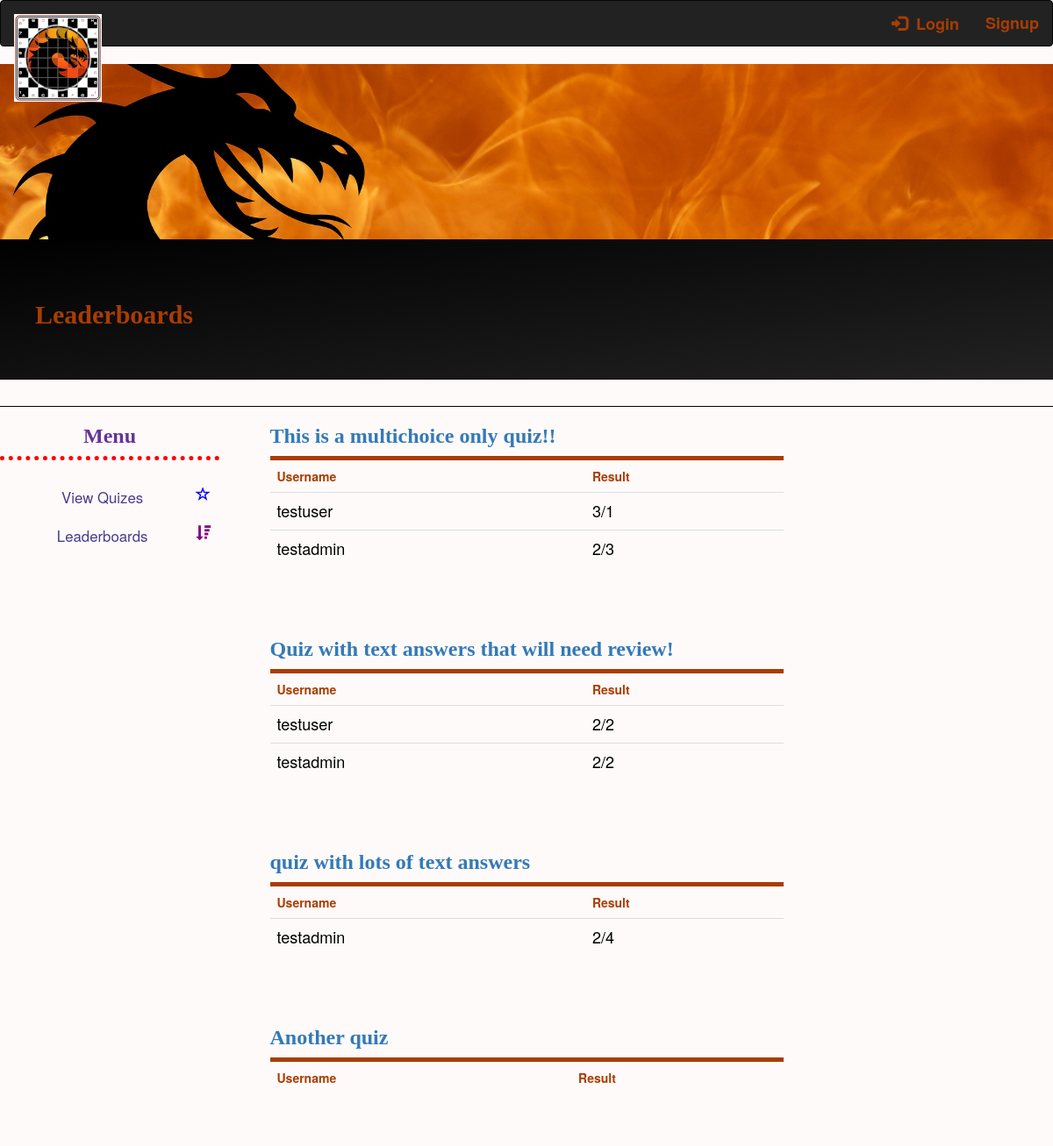
The app's page /view_ladder with its own data.
### app/models.py (models this page shows, shortened)
class Qset(db.Model):
    id = db.Column(db.Integer, primary_key=True)
    title = db.Column(db.String(128))
    is_active = db.Column(db.Boolean)

class User(UserMixin, db.Model):
    id = db.Column(db.Integer, primary_key=True)
    username = db.Column(db.String(64), index=True, unique=True)
    first_name = db.Column(db.String(64))
    last_name = db.Column(db.String(64))
    email = db.Column(db.String(120), index=True, unique=True)
    about_me = db.Column(db.String(140))
    last_seen = db.Column(db.DateTime, default=datetime.utcnow)
    password_hash = db.Column(db.String(128))
    image_file = db.Column(db.String(128))
    is_admin = db.Column(db.Boolean, index=True)
    is_active = db.Column(db.Boolean, index=True)

### app/routes.py (the view)
@app.route('/view_ladder')
def view_ladder():
    exists = False
    leaderboard_dict_lst = []
    all_users = User.query.all()
    for user in all_users:
        username = user.username
        qset_id, quiz, mark, mark_outof, pending, attempt_ids, timestamp = helper_get_results(user.id)
        user_mark_dict = helper_get_topmark(qset_id, mark, mark_outof, pending)
        for user_mark in user_mark_dict:
            for check in leaderboard_dict_lst:
                if check.get("qset_id") == user_mark.get("qset_id"):
                    exists = True
                    if check.get("top_mark") < user_mark.get("top_mark"):
                        check["user"] = username
                        check["mark"] = user_mark.get("top_mark")
                        check["out_of"] = user_mark.get("mark_outof")
            if not exists or check.get("top_mark") == user_mark.get("top_mark"):
                leaderboard_dict_lst.append({"user": username, "qset_id": user_mark.get("qset_id"), "top_mark": user_mark.get("top_mark"), "out_of": user_mark.get("out_of")})
            exists = False
    qsets = Qset.query.all()
    return render_template('view_ladder.html', title='Leaderboards', leaderboard=leaderboard_dict_lst, qsets=qsets)

### app/routes.py (called while the page is built)
def helper_get_topmark(qset_ids, mark, mark_outof, pending):
    i = 0
    exists = False
    top_mark_dict = []
    for qset in qset_ids:
        if not pending[i]:
            get_mark = mark[i]
            get_outof = mark_outof[i]
            for check in top_mark_dict:
                if check.get("qset_id") == qset:
                    exists = True
                    if check.get("top_mark") < get_mark:
                        check["top_mark"] = get_mark
            if not exists:
                top_mark_dict.append({"qset_id": qset, "top_mark": get_mark, "out_of": get_outof})
        exists = False
        i = i + 1
    return top_mark_dict

### app/templates/view_ladder.html
{% extends "base.html" %}
{% block content %}
<div class="jumbotron" id='myTitle'>
    <h2>Leaderboards {{ qset }}</h2>
</div>
<div id='moreFlames'></div>
<div class="row">
    <div class="col-sm-3">
        {% include 'side_menu.html' %}
    </div>
    <div class="col-sm-6">
        {% for qset in qsets %}
            {% if qset.is_active %}
                <h3><a href="{{ url_for('take_quiz', quiz=qset.id) }}">{{ qset.title }}</a></h3>
                <table class="table">
                    <tr>
                        <th>Username</th>
                        <th>Result</th>
                    </tr>
                    {% for result in leaderboard %}
                        {% if result.get("qset_id") == qset.id %}
                            <tr>
                                <td style='font-size: large'>{{ result.get("user") }}</td>
                                <td style='font-size: large'>{{ result.get("top_mark") }}/{{ result.get("out_of") }}</td>
                            </tr>
                        {% endif %}
                    {% endfor %}
                </table>
                <br><br>
            {% endif %}
        {% endfor %}
    </div>
    <div class="col-sm-3">
    </div>
{% endblock %}

### app/static/css/main_style.css (style rules this page uses)
body { background-color: snow; }
h2 { font-family: Georgia, 'Times New Roman', Times, serif; font-weight: bolder; color: #a93d00 }
h3 { font-family: Georgia, 'Times New Roman', Times, serif; font-weight: bolder; color: rebeccapurple; }
td { color: black; border: 0px; }
th { color: #a93d00; }
table, th { padding: 15px; border: none; border-top: 5px solid #a93d00; }
#moreFlames { width: 100%; height: 1px; background-color: black; animation: animate_banner 10s infinite; }
#myTitle { text-align: left; background-image: linear-gradient(to bottom right, black, #222); background-color: #222; text-indent: 40px; }
.jumbotron { background-color: black; }
.col-sm-6 { border-radius: 10px; }

### records on screen
Qset: title "This is a multichoice only quiz!!"
User: get "testuser", get "3", get "1", get "2"
User: get "testadmin", get "2", get "3", get "4"
Qset: title "Quiz with text answers that will need review!"
Qset: title "quiz with lots of text answers"
Qset: title "Another quiz"
